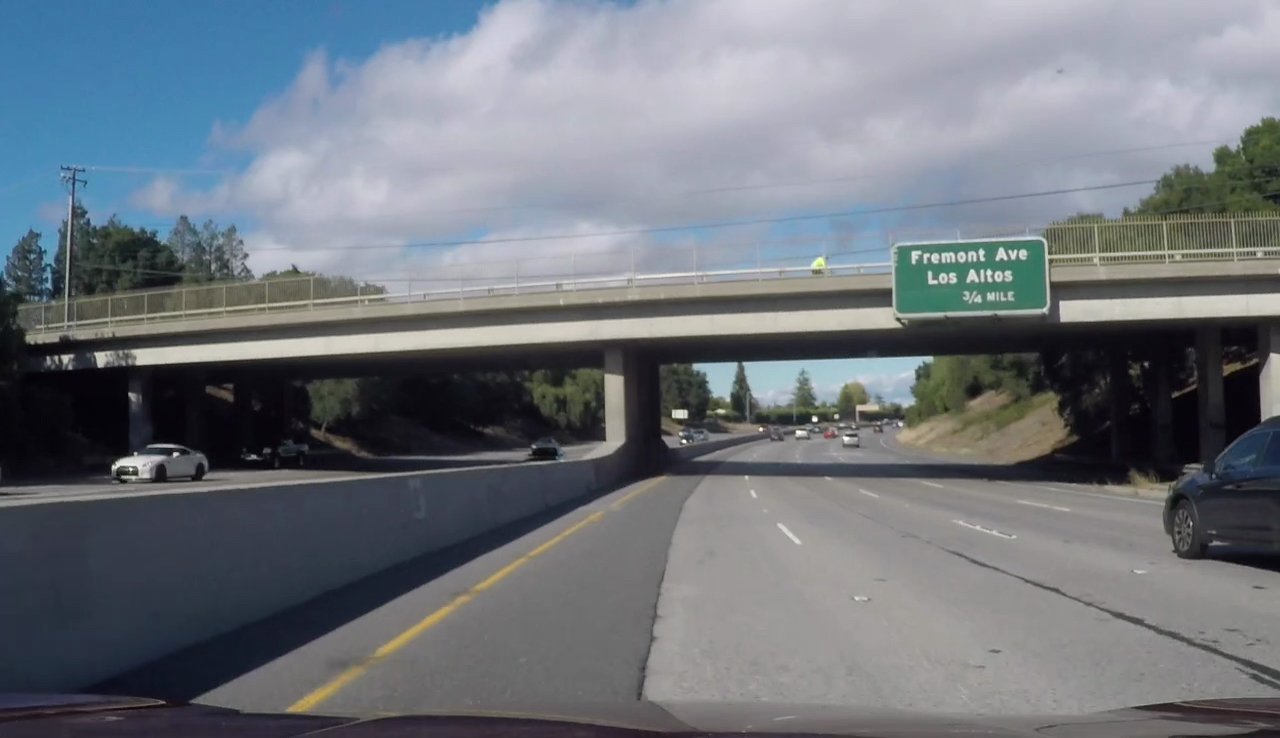
#> input picture test_images/challenge1.jpg, 1280 x 738 px
$ python -i thresholding.py   (imports and definitions only)   (older library calls are emulated)
#> lines starting #> are read from the running program, lines starting #| are printed output that depends on the picture; after the words box and inside, x2 and y2 are one past the last pixel; in counts of white or black regions, pixels touching at a corner belong together
import cv2
import numpy as np


def abs_sobel_thresh(image, orient='x', ksize=3, thresh=(0, 255)):
    """Generate a directional gradient binary image.

    :param image: An image to generate binary image.
    :param orient: Gradient direction, 'x' or 'y'.
    :param ksize: Kernel size to apply sobel.
    :param thresh: Low and high gradient threshold.

    :return: Directional graident binary image.
    """
    gray = cv2.cvtColor(image, cv2.COLOR_RGB2GRAY)

    if orient == 'x':
        sobel = cv2.Sobel(gray, cv2.CV_64F, 1, 0, ksize=ksize)
    else:
        sobel = cv2.Sobel(gray, cv2.CV_64F, 0, 1, ksize=ksize)

    abs_sobel = np.absolute(sobel)
    scaled_sobel = np.uint8(255 * abs_sobel / np.max(abs_sobel))

    grad_binary = np.zeros_like(scaled_sobel)
    grad_binary[(scaled_sobel >= thresh[0]) & (scaled_sobel <= thresh[1])] = 1

    return grad_binary


# [36 lines left out: functions mag_thresh, dir_thresh, not called in this run]


def ch_thresh(ch, thresh=(0, 255)):
    """Generate a channel binary image.

    :param ch: A color channel to generate binary image.
    :param thresh: Low and high threshold.

    :return: A channel binary image.
    """
    ch_binary = np.zeros_like(ch)
    ch_binary[(ch > thresh[0]) & (ch <= thresh[1])] = 1
    return ch_binary


def color_combine(image):
    """Generate a binary image using color thresholding.

    :param image: An image to generate binary image.

    :return: A binary image.
    """

    thresh = (170, 255)
    hls = cv2.cvtColor(image, cv2.COLOR_RGB2HLS)
#> hls: shape (738, 1280, 3); mean of channels 0, 1, 2 87.4, 117.9, 34.3
    s = hls[:, :, 2]

    combined = np.zeros_like(s)
    combined[(s > thresh[0]) & (s <= thresh[1])] = 1

    hsv = cv2.cvtColor(image, cv2.COLOR_RGB2HSV)
#> hsv: shape (738, 1280, 3); mean H, S, V 87.5, 45.5, 127.7

    h = hsv[:, :, 0]
    s = hsv[:, :, 1]
    v = hsv[:, :, 2]

    h_binary = ch_thresh(h, (100, 255))
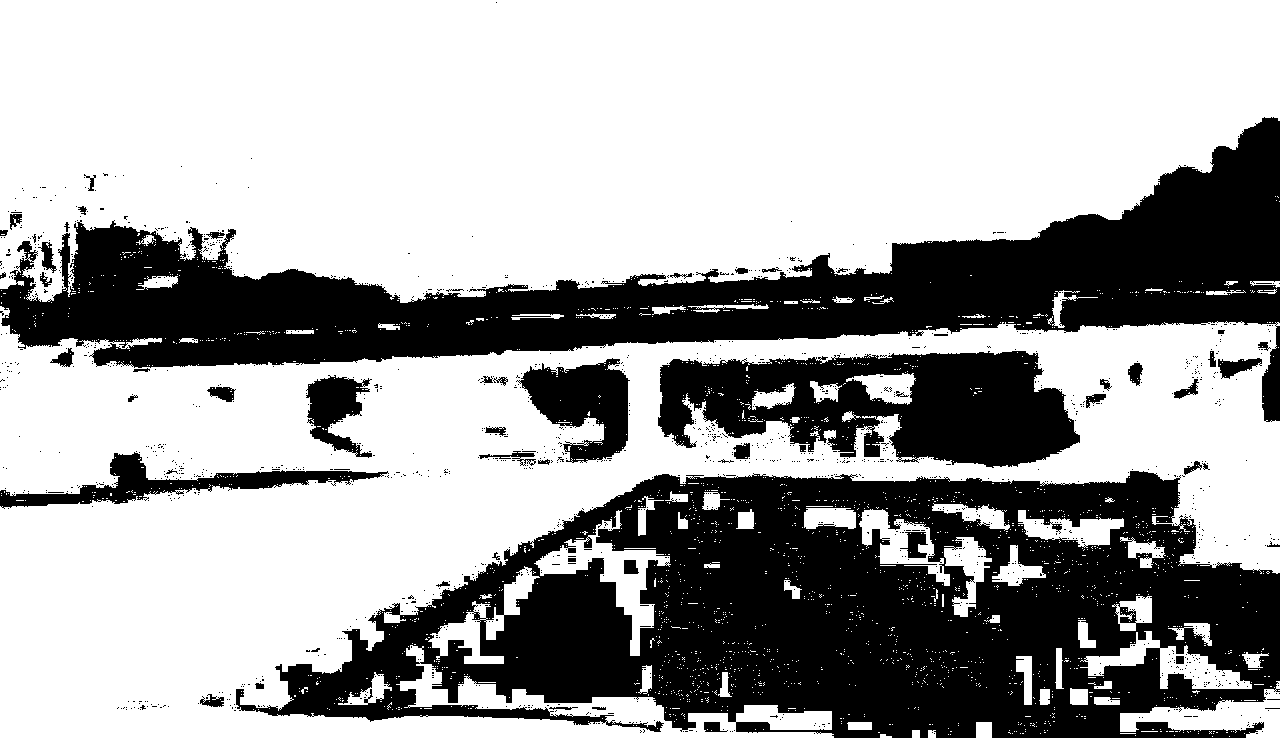
#> h_binary: shape (738, 1280); values 0 (black) and 1 (white), 64.9% white; 1389 black regions (1331 under 20 px), largest, box (x1, y1, x2, y2) and area: (236, 471, 1280, 738) 162630, (0, 117, 1280, 422) 114251, (658, 351, 1080, 468) 32066
    v_binary = ch_thresh(v, (220, 255))
#> v_binary: shape (738, 1280); values 0 (black) and 1 (white), 0.11% white; 94 white regions (85 under 20 px), largest, box (x1, y1, x2, y2) and area: (468, 36, 502, 62) 280, (744, 0, 788, 10) 113, (811, 258, 825, 268) 91
    s_binary = ch_thresh(s, (150, 255))
#> s_binary: shape (738, 1280); values 0 (black) and 1 (white), 5.3% white; 426 white regions (386 under 20 px), largest, box (x1, y1, x2, y2) and area: (0, 0, 456, 179) 43546, (24, 370, 129, 440) 2532, (1176, 397, 1198, 449) 483

    r = image[:, :, 0]
    r_binary = ch_thresh(r, (205, 255))
#> r_binary: shape (738, 1280); values 0 (black) and 1 (white), 0.98% white; 255 white regions (230 under 20 px), largest, box (x1, y1, x2, y2) and area: (173, 322, 591, 358) 4568, (736, 0, 809, 18) 881, (693, 58, 740, 88) 589

    combined = np.zeros_like(s_binary)
    combined[((s_binary == 1) | (v_binary == 1) | (r_binary == 1)) & (h_binary == 0)] = 1

    return combined


def grad_combine(image):
    """Generate a binary image using gradient thresholding.

    :param image: An image to generate binary image.

    :return: A binary image.
    """
    ksize = 9
    gradx = abs_sobel_thresh(image, orient='x', ksize=ksize, thresh=(20, 255))
#> gradx: shape (738, 1280); values 0 (black) and 1 (white), 4.9% white; 971 white regions (598 under 20 px), largest, box (x1, y1, x2, y2) and area: (187, 473, 664, 706) 2439, (33, 167, 78, 330) 2205, (635, 476, 707, 702) 1329
    grady = abs_sobel_thresh(image, orient='y', ksize=ksize, thresh=(20, 255))
#> call 2 of abs_sobel_thresh, with orient = 'y', ksize = 9, thresh = (20, 255)
#> in abs_sobel_thresh (call 2), `sobel = cv2.Sobel(gray, cv2.CV_64F, 0, 1, ksize=ksize)`:
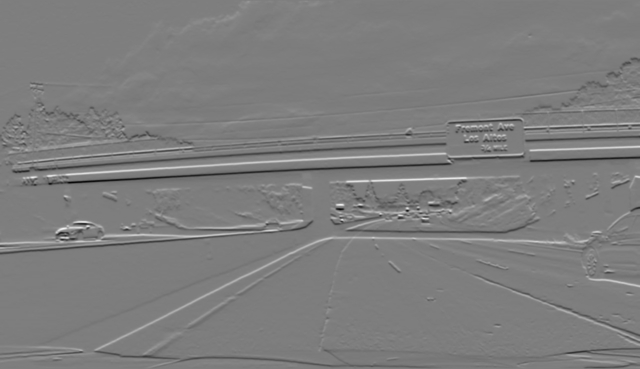
#> sobel: shape (738, 1280) float64 (shown at 1/2 size); min -1477677, max 1510649, mean -4332.6; drawn with min black and max white
#> grady: shape (738, 1280); values 0 (black) and 1 (white), 13.4% white; 765 white regions (446 under 20 px), largest, box (x1, y1, x2, y2) and area: (30, 304, 1052, 374) 15923, (23, 255, 894, 348) 14711, (0, 425, 628, 510) 13286

    combined = np.zeros_like(gradx)
    combined[((gradx == 1) & (grady == 1))] = 1

    return combined


def thresh_combine(image):
    """Generate a combined binary image of gradient and color.

    :param image: An image to generate binary image.

    :return: A binary image.
    """

    color = color_combine(image)
    grad = grad_combine(image)
#> grad: shape (738, 1280); values 0 (black) and 1 (white), 2.7% white; 1443 white regions (1151 under 20 px), largest, box (x1, y1, x2, y2) and area: (188, 473, 664, 701) 2410, (994, 245, 1023, 263) 276, (115, 464, 144, 485) 264

    combined = np.zeros_like(grad)
    combined[(color == 1) | (grad == 1)] = 1

    return combined

>>> import cv2
>>> picture = cv2.cvtColor(cv2.imread('test_images/challenge1.jpg'), cv2.COLOR_BGR2RGB)
>>> result = thresh_combine(picture)
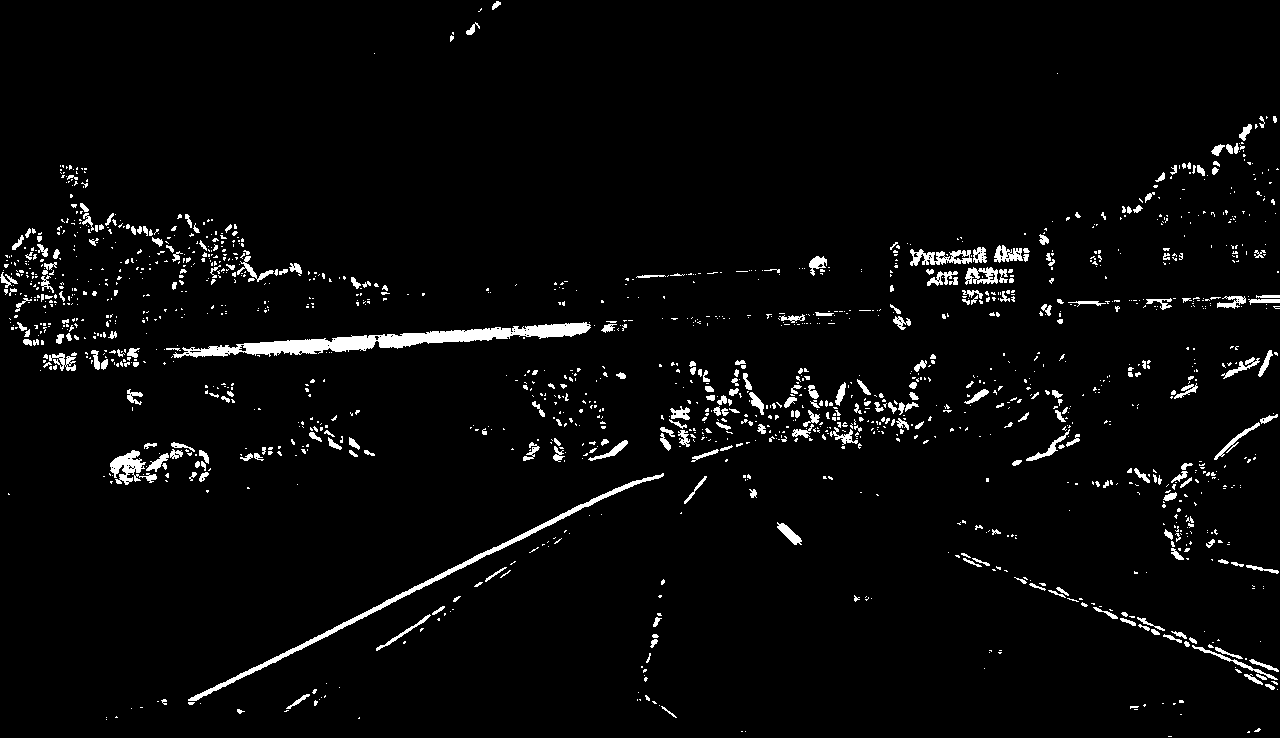
#> result: shape (738, 1280); values 0 (black) and 1 (white), 3.4% white; 1545 white regions (1252 under 20 px), largest, box (x1, y1, x2, y2) and area: (173, 322, 591, 358) 4569, (188, 473, 664, 701) 2410, (110, 450, 157, 485) 740

$ run again, on test_images/challenge2.jpg
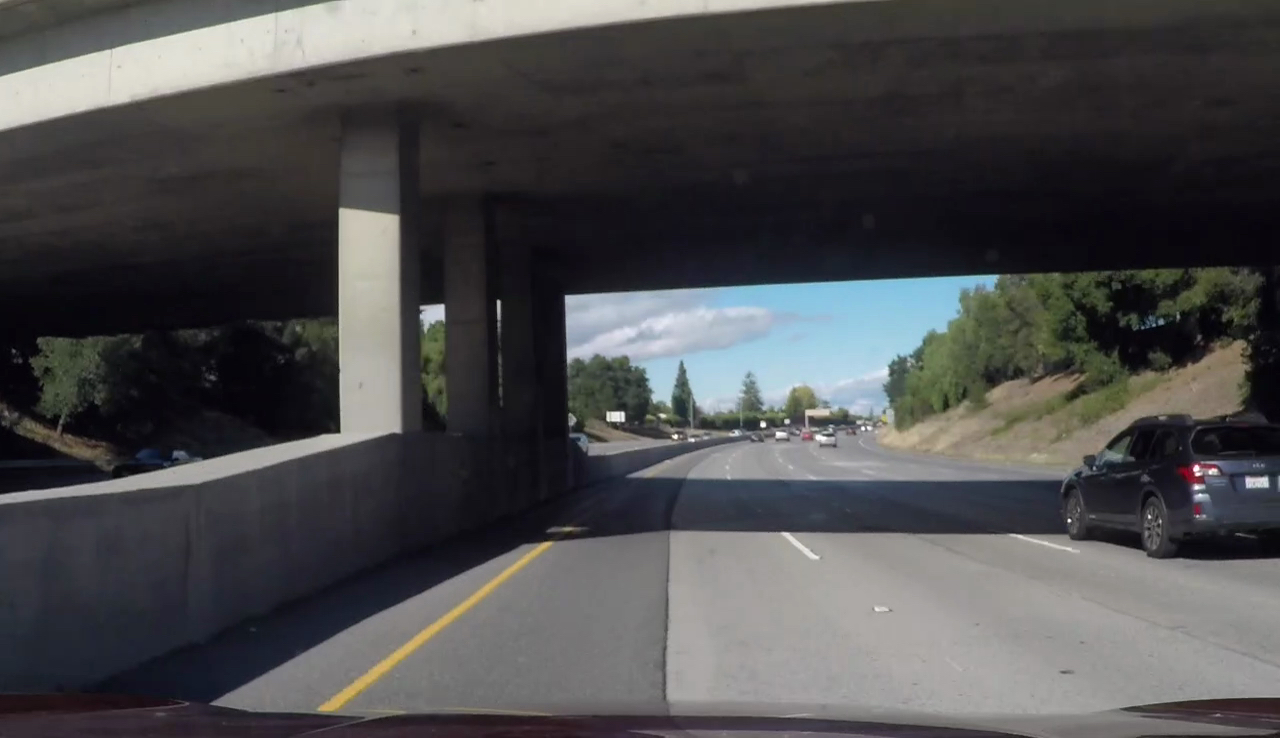
#> input picture test_images/challenge2.jpg, 1280 x 738 px
#> hls: shape (738, 1280, 3); mean of channels 0, 1, 2 90.4, 77.5, 28.9
#> hsv: shape (738, 1280, 3); mean H, S, V 90.6, 42.2, 82.4
#> in color_combine, `h_binary = ch_thresh(h, (100, 255))`:
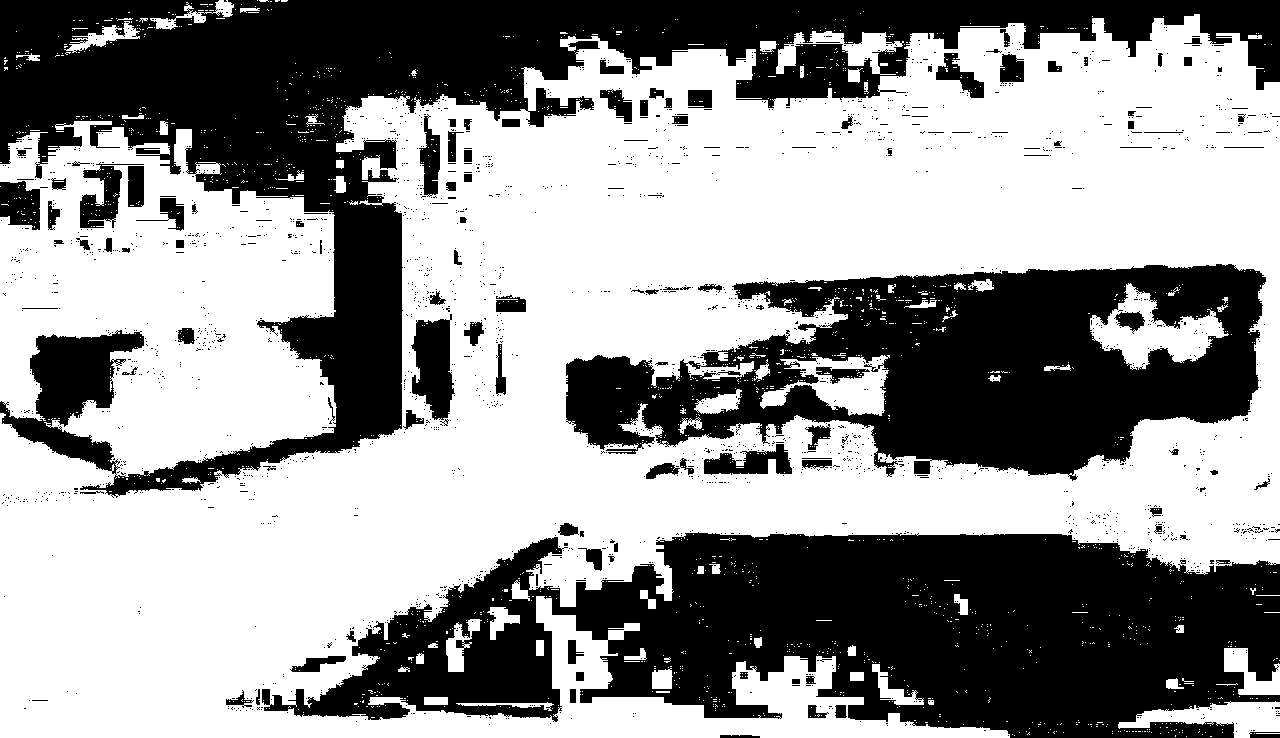
#> h_binary: shape (738, 1280); values 0 (black) and 1 (white), 58.7% white; 2103 black regions (1988 under 20 px), largest, box (x1, y1, x2, y2) and area: (0, 0, 1280, 498) 146981, (262, 532, 1280, 738) 131988, (566, 264, 1266, 481) 85206
#> v_binary: shape (738, 1280); values 0 (black) and 1 (white), 3.2% white; 146 white regions (118 under 20 px), largest, box (x1, y1, x2, y2) and area: (641, 280, 958, 406) 19646, (111, 15, 274, 94) 5833, (40, 58, 109, 101) 1067
#> s_binary: shape (738, 1280); values 0 (black) and 1 (white), 0.68% white; 522 white regions (475 under 20 px), largest, box (x1, y1, x2, y2) and area: (0, 353, 29, 396) 654, (0, 427, 44, 459) 404, (1178, 464, 1201, 483) 252
#> r_binary: shape (738, 1280); values 0 (black) and 1 (white), 3.2% white; 88 white regions (65 under 20 px), largest, box (x1, y1, x2, y2) and area: (0, 0, 704, 128) 27958, (641, 314, 685, 331) 331, (707, 0, 763, 9) 304
#> color: shape (738, 1280); values 0 (black) and 1 (white), 4.6% white; 259 white regions (241 under 20 px), largest, box (x1, y1, x2, y2) and area: (0, 0, 704, 128) 27957, (685, 280, 958, 392) 12166, (691, 371, 744, 399) 864
#> gradx: shape (738, 1280); values 0 (black) and 1 (white), 4.5% white; 836 white regions (518 under 20 px), largest, box (x1, y1, x2, y2) and area: (390, 136, 406, 436) 2136, (207, 543, 525, 706) 1726, (335, 176, 344, 435) 1554
#> grady: shape (738, 1280); values 0 (black) and 1 (white), 8.9% white; 687 white regions (425 under 20 px), largest, box (x1, y1, x2, y2) and area: (207, 527, 1280, 737) 15293, (568, 396, 1084, 494) 9658, (0, 1, 885, 134) 7993
#> grad: shape (738, 1280); values 0 (black) and 1 (white), 2.4% white; 1098 white regions (864 under 20 px), largest, box (x1, y1, x2, y2) and area: (207, 543, 525, 706) 1717, (329, 539, 549, 703) 943, (369, 545, 552, 684) 782
#> `result = thresh_combine(picture)`:
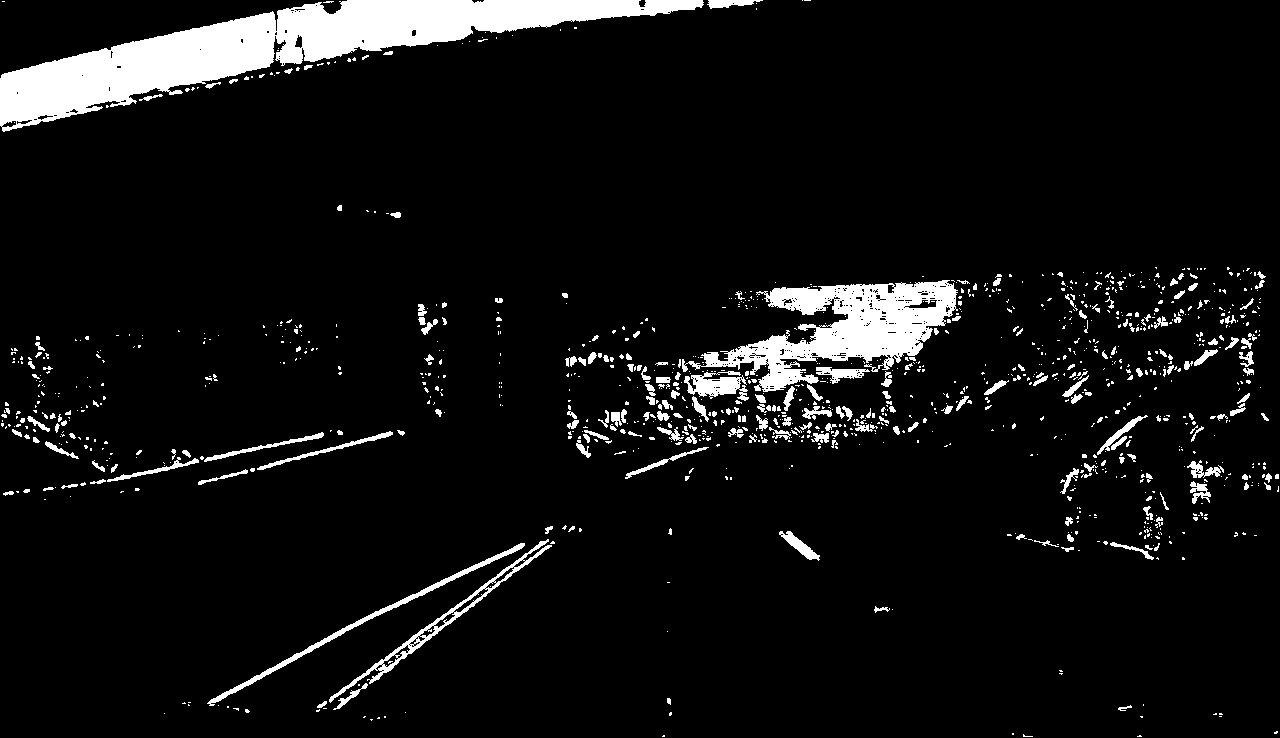
#> result: shape (738, 1280); values 0 (black) and 1 (white), 6.9% white; 1162 white regions (932 under 20 px), largest, box (x1, y1, x2, y2) and area: (0, 0, 704, 132) 29323, (682, 280, 958, 392) 12536, (329, 539, 552, 703) 1911
